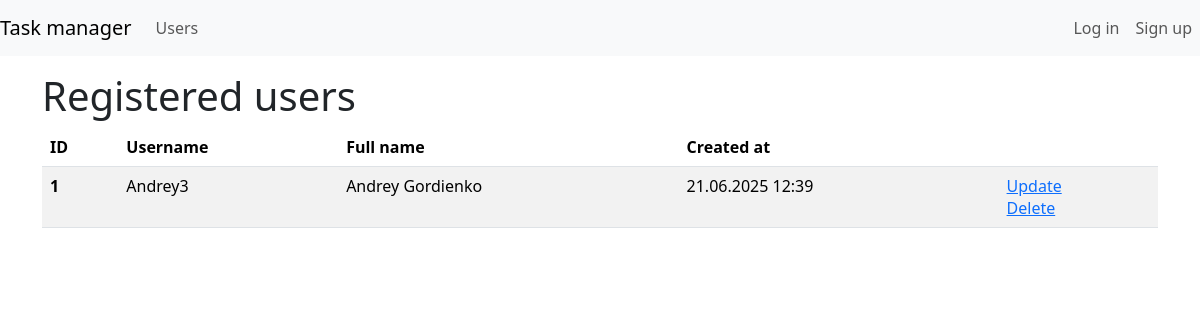
/users/, run on an earlier commit of the app's database.
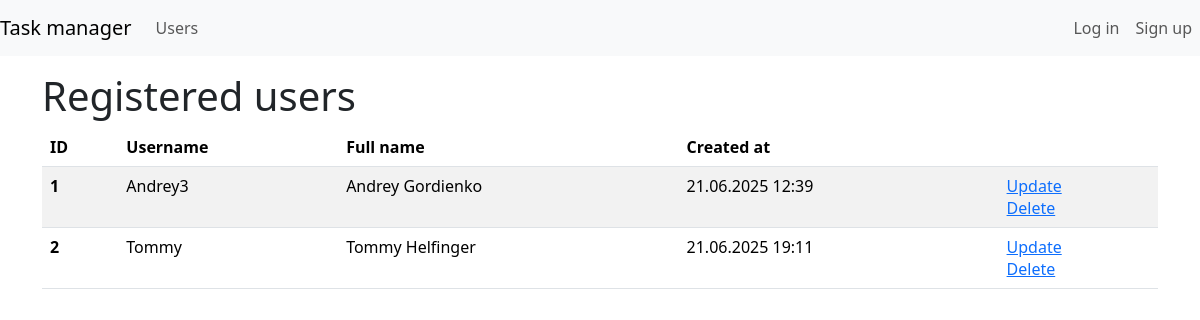
And on a later commit of the database.
### task_manager/users/models.py (models this page shows, shortened)
class MyUser(AbstractUser):
    created_at = models.DateTimeField(_("Creation date"), auto_now_add=True)

### task_manager/users/views.py (the view)
# urls.py: path("", UsersView.as_view(), name="user_list"),
class UsersView(ListView):
    model = MyUser
    context_object_name = "user_list"
    template_name = "users/user_list.html"

### task_manager/templates/users/user_list.html (shortened to what this page needs)
{% extends "task_manager/base.html" %}
{% load i18n %}
{% load django_bootstrap5 %}
{% block content %}
<div class="mt-4">
    <h1 class="mt-1">{% translate "Registered users" %}</h1>
    {% if user_list %}
    <table class="table table-striped">
        <thead>
            <tr>
                <th scope="col">ID</th>
                <th scope="col">{% translate "Username" %}</th>
                <th scope="col">{% translate "Full name" %}</th>
                <th scope="col">{% translate "Created at" %}</th>
                <th></th>
            </tr>
        </thead>
        <tbody>
            {% for user in user_list %}
            <tr>
                <th scope="row"> {{ user.id }}</th>
                <td>{{ user.username }}</td>
                <td>{{ user.get_full_name }}</td>
                <td>{{ user.date_joined|date:"d.m.Y H:i"}}</td>
                <td>
                    <a href="{% url 'users:update_user' user.pk %}">{% translate 'Update' %}</a>
                    <br>
                    <a href="{% url 'users:delete_user' user.pk %}">{% translate 'Delete' %}</a>
                </td>
            </tr>
            {% endfor %}
        </tbody>
    </table>
    {% else %}
    <p>There are no users.</p>
    {% endif %}
    {% endblock %}

What changed in the data, as far as the page shows it:
added MyUser: id "2", username "Tommy", get_full_name "Tommy Helfinger", date_joined "21.06.2025 19:11"
